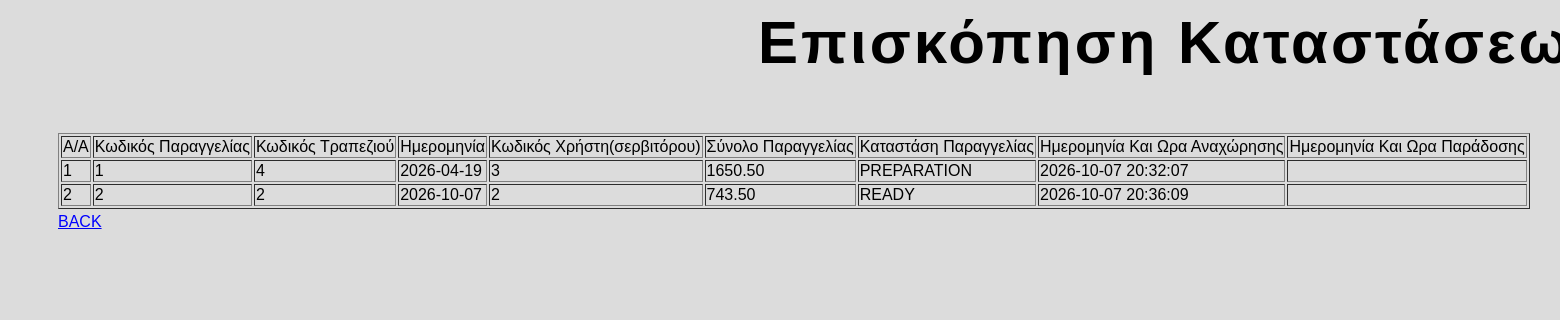
The page /situation.php on the database its author committed.
### tables this page shows
CREATE TABLE `header` (
  `kwdikos_paragellias` int(11) NOT NULL,
  `kwdikos_trapeziou` int(11) DEFAULT NULL,
  `hmeromhnia` date DEFAULT NULL,
  `kwdikos_servitorou` int(11) DEFAULT NULL,
  `synolo_paragelias` decimal(10,2) DEFAULT NULL,
  `katastash_paragelias` enum('PREPARATION','READY','SERVING','DELIVERED') DEFAULT 'PREPARATION',
  `hmeromhnia_kai_ora_anaxwrhshs` datetime DEFAULT NULL,
  `hmeromhnia_kai_ora_paradwshs` datetime DEFAULT NULL
);

### situation.php (the view, shortened to what this page needs)
<html>
<head>
</head>
<body>
<div id="logo">
	<h1>Επισκόπηση Καταστάσεων</h1>
	</div><br><br><br>
<table border=1 id="table">
<tr>
<td>A/A</td>
<td>Κωδικός Παραγγελίας</td>
<td>Κωδικός Τραπεζιού</td>
<td>Ημερομηνία</td>
<td>Κωδικός Χρήστη(σερβιτόρου)</td>
<td>Σύνολο Παραγγελίας</td>
<td>Καταστάση Παραγγελίας</td>
<td>Ημερομηνία Και Ωρα Αναχώρησης</td>
<td>Ημερομηνία Και Ωρα Παράδοσης</td>
</tr>
<?php
	$servername = "localhost";
	$username = "root";
	$password = "";
	$conn = new mysqli($servername, $username, $password);
	mysqli_select_db($conn,'tes1');
	$i=0;
	$sql= "SELECT kwdikos_paragellias,kwdikos_trapeziou, hmeromhnia , kwdikos_servitorou , synolo_paragelias, katastash_paragelias,hmeromhnia_kai_ora_anaxwrhshs,hmeromhnia_kai_ora_paradwshs FROM  header ";
	$result= mysqli_query($conn,$sql);
	if(mysqli_num_rows($result) >  0 )
	{
		while($row=mysqli_fetch_assoc($result)){
		$i=$i+1;
		echo "<tr><td>".$i.
		"</td><td>".$row["kwdikos_paragellias"].
		"</td><td>".$row["kwdikos_trapeziou"].
		"</td><td>".$row["hmeromhnia"].
		"</td><td>".$row["kwdikos_servitorou"].
		"</td><td>".$row["synolo_paragelias"].
		"</td><td>".$row["katastash_paragelias"].
		"</td><td>".$row["hmeromhnia_kai_ora_anaxwrhshs"].
		"</td><td>".$row["hmeromhnia_kai_ora_paradwshs"]."</td></tr>";
	}
	}
?>
</table>
</body>
<a  href="serbitoros.php"><font color="blue">BACK</font></a></div>
</html>

### situation.php (style rules this page uses)
body { padding-left: 50px; color: black; font-size:12pt; width:100%; background-color: #DCDCDC; line-height:25px; font-family: Arial; }
#logo { color: black; position: relative ; top: 30px; left: 700px; heigh: 20px; line-height : 10px; letter-spacing: 3px; font-size: 30px; font-family: "Arial" }

### rows shown on the page
header: kwdikos_paragellias "1", kwdikos_trapeziou "4", hmeromhnia "2026-04-19", kwdikos_servitorou "3", synolo_paragelias "1650.50", katastash_paragelias "PREPARATION", hmeromhnia_kai_ora_anaxwrhshs "2026-10-07 20:32:07"
header: kwdikos_paragellias "2", kwdikos_trapeziou "2", hmeromhnia "2026-10-07", kwdikos_servitorou "2", synolo_paragelias "743.50", katastash_paragelias "READY", hmeromhnia_kai_ora_anaxwrhshs "2026-10-07 20:36:09"
